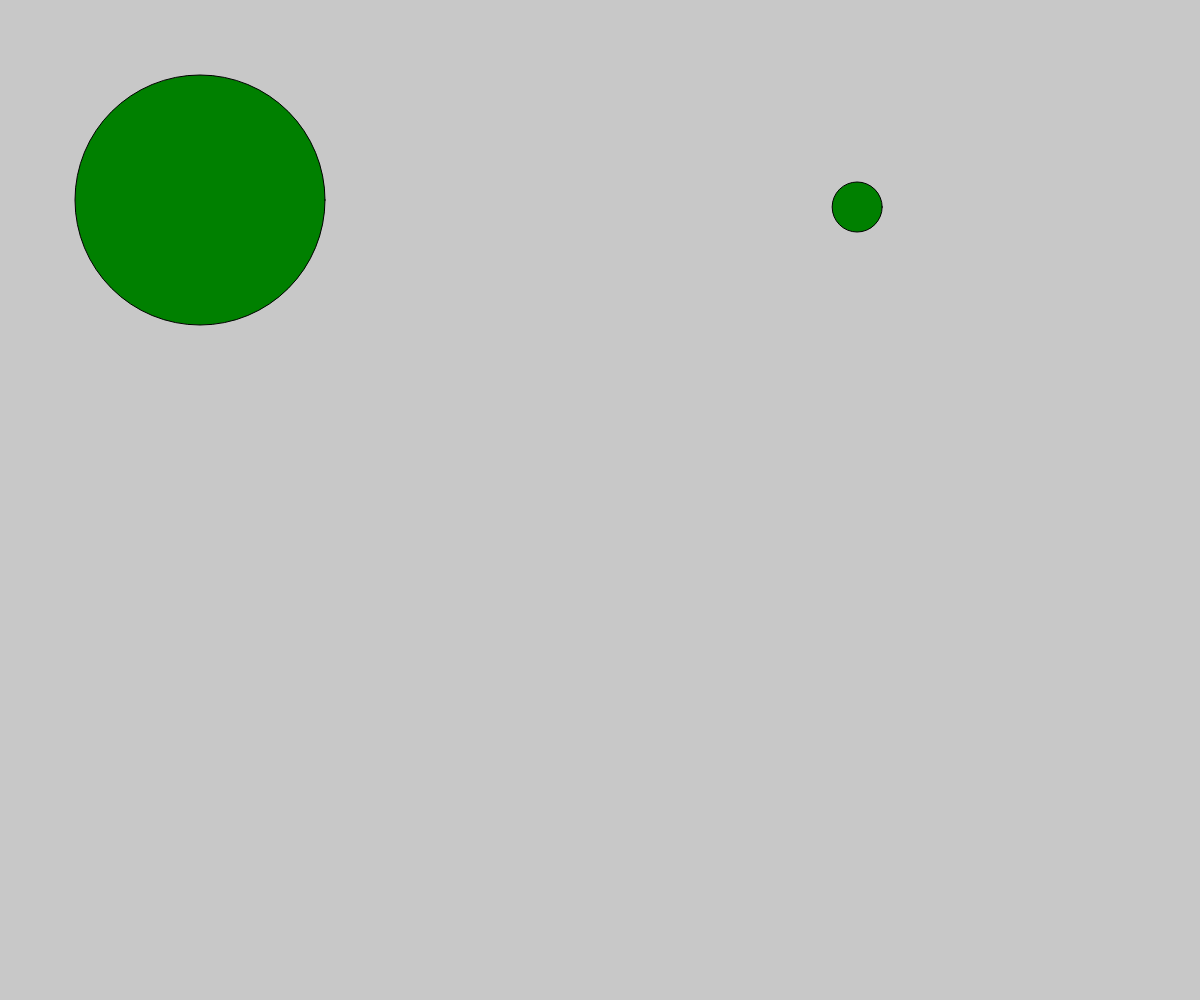
Frame 1 (no input)
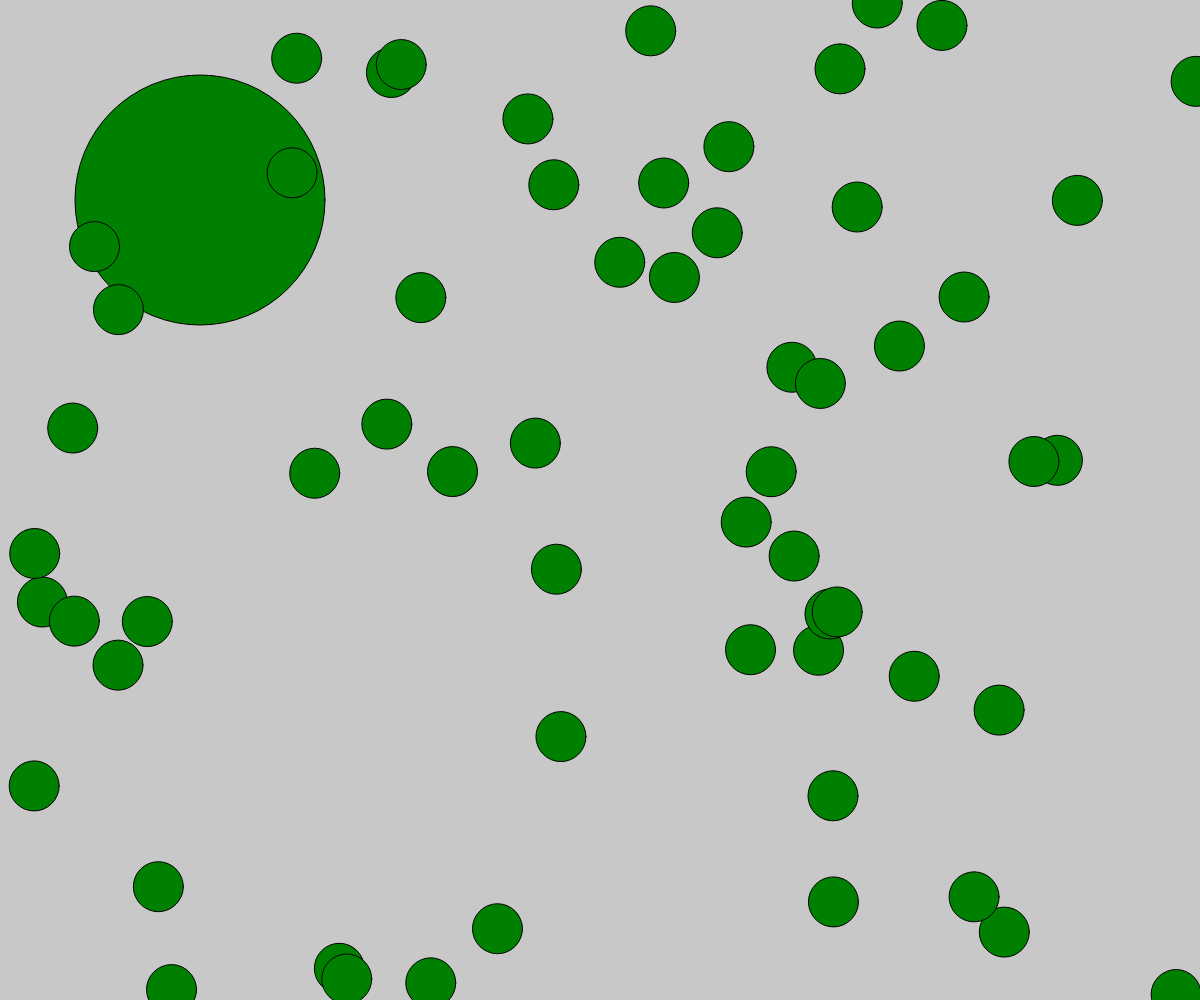
Frame 60 (no input)
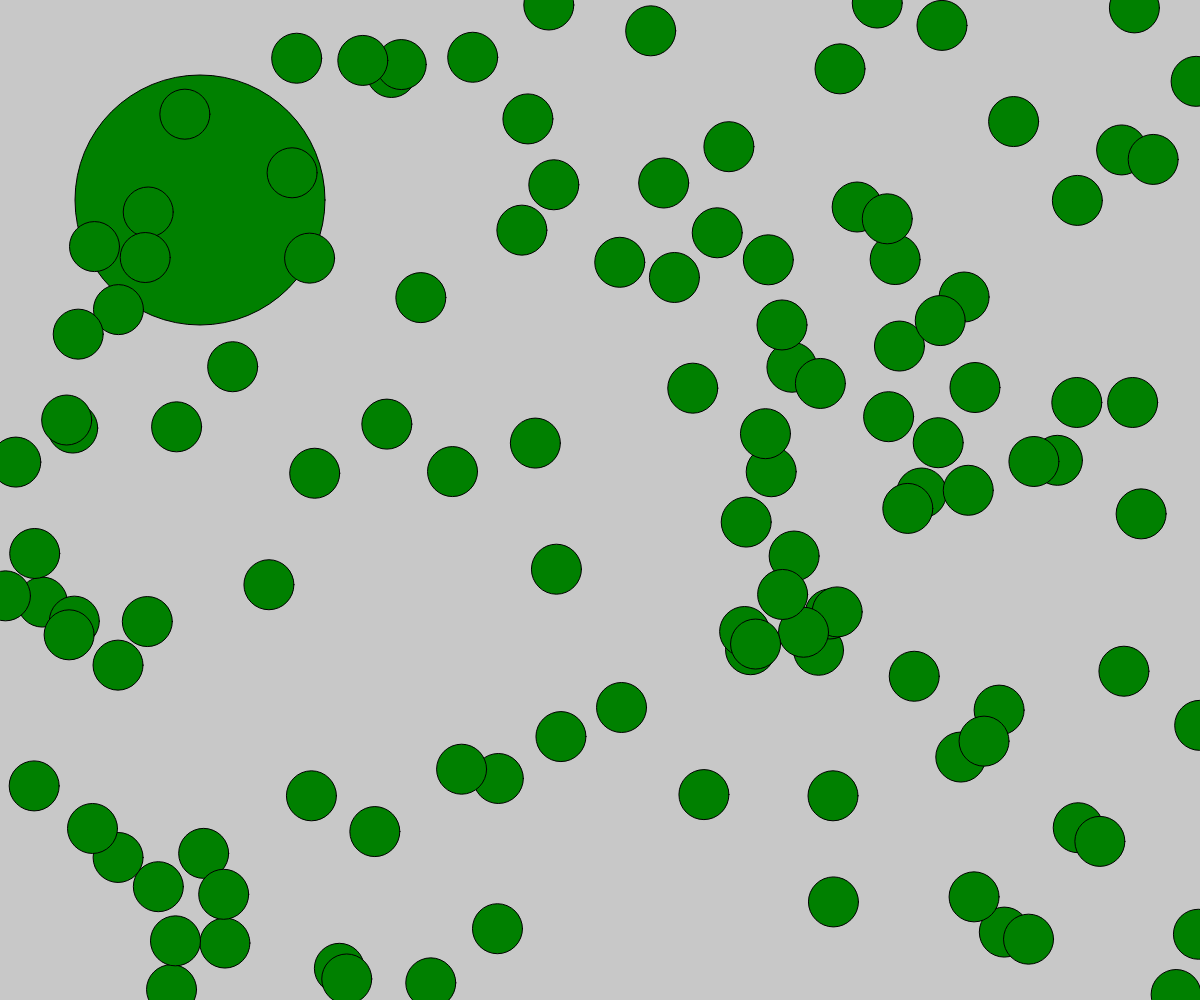
Frame 120 (the mouse pressed at the canvas centre since frame 60)

The p5.js sketch that drew these frames (run headless with seeded random() and noise() and a simulated clock; from frame 60 on, the mouse is pressed at the canvas centre):

// p5.js sketch
// ── sketch.js
function setup() {
    createCanvas(windowWidth, windowHeight)
    background(200)
    fill('green')
    ellipse(200, 200, 250)
}

function draw() {
    ellipse(random(windowWidth), random(windowHeight), 50)
}
